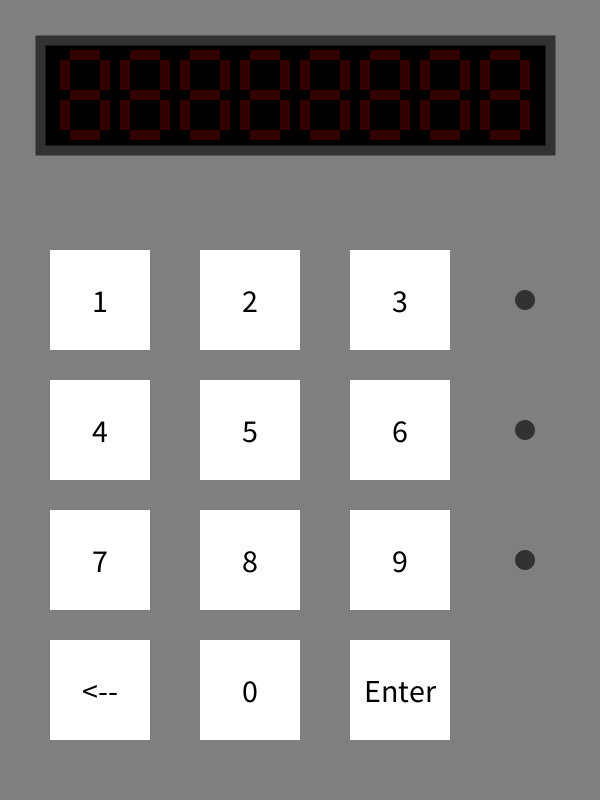
Frame 1 (no input)
Frame 60 (the mouse pressed at the canvas centre just before this capture): identical to frame 1, image omitted
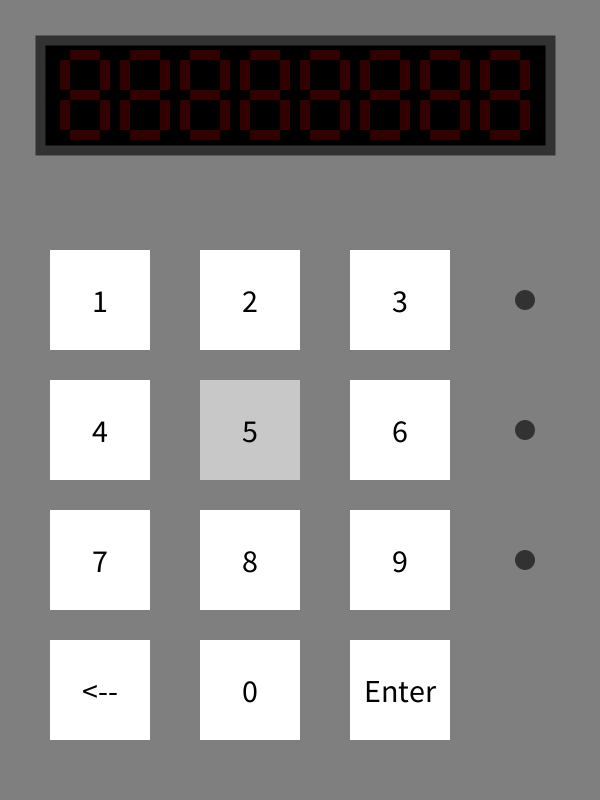
Frame 120 (the mouse held since frame 60 and released just before this capture)

The Processing sketch that drew these frames (run headless with seeded random() and noise(); from frame 60 on, the mouse is pressed at the canvas centre):

// Processing sketch: Key_Code
// ── Key_Code.pde
Button[] Buttons;
Light[] Lights;
Screen Display;
String WantedString = "12345";

void setup() {
  size(600, 800);
  Display = new Screen(50, 50, 500, 100);
  Buttons = new Button[12];
  for (int i = 0; i < 10; i++) {
    Buttons[i] = new Button(50+(i%3*150), 250+floor(i/3)*130, 100, (i+1));
  }
  Buttons[9] = new Button(200, 640, 100, 0);
  Buttons[10] = new Button(50, 640, 100, -1);
  Buttons[11] = new Button(350, 640, 100, -2);

  Lights = new Light[3];
  for (int i = 0; i < 3; i++) {
    Lights[i] = new Light(525, 300+i*130, 10);
  }
}

void draw() {
  background(127);
  Display.Show();
  for (int i = 0; i < 12; i++) {
    Buttons[i].Show();
  }
  for (int i = 0; i < 3; i++) {
    Lights[i].Show();
  }
  if (Display.Value.length() == 8) {
    print("Check");
  }
}

void mousePressed() {
  for (int i = 0; i < 12; i++) {
    if (Buttons[i].Intersect(mouseX, mouseY)) {
      Buttons[i].Selected = true;
      break;
    }
  }
}

void mouseReleased() {
  for (int i = 0; i < 12; i++) {
    if (Buttons[i].Selected) {
      Buttons[i].Selected = false;
      if (Display.Value.length() < 8) {
        if (Buttons[i].Value != -1 && Buttons[i].Value != -2) {
          if (Display.Value.length() != 8) {
            Display.Value += str(Buttons[i].Value);
          }
        } else if (Buttons[i].Value == -1) {
          if (Display.Value.length() > 0) {
            Display.Value = Display.Value.substring(0, Display.Value.length()-1);
          }
        } else {
          CheckCode();
        }
      }
    }
  }
}

void CheckCode() {
  if (Display.Value.equals(WantedString)) {
    for (int i = 0; i < 3; i++) {
      Lights[i].Correct = "True";
    }
  } else {
    for (int i = 0; i < 3; i++) {
      if (Lights[i].Correct != "False") {
        Lights[i].Correct = "False";
        Display.Value = "";
        break;
      }
    }
  }
}

// ── Button_Class.pde
class Button {
  PVector Position;
  float Width;
  float Height;
  int Value;
  boolean Selected;

  Button(float X, float Y, float W, int value) {
    Position = new PVector(X, Y);
    Width = Height = W;
    Value = value;
  }

  void Show() {
    if (Selected) {
      fill(200);
    } else {
      fill(255);
    }
    strokeWeight(1);
    rect(Position.x, Position.y, Width, Height);
    textAlign(CENTER, CENTER);
    textSize(32);
    fill(0);
    if (Value != -1 && Value != -2) {
      text(Value, Position.x+Width/2, Position.y+Height/2);
    } else if (Value == -1) {
      text("<--", Position.x+Width/2, Position.y+Height/2);
    } else {
      text("Enter", Position.x+Width/2, Position.y+Height/2);
    }
  }

  boolean Intersect(int X, int Y) {
    return (X >= Position.x && X <= Position.x+Width && Y >= Position.y && Y <= Position.y+Height);
  }
}

// ── Light_Class.pde
class Light {
  PVector Position;
  float Radius;
  String Correct;
  
  Light(float X, float Y, float R) {
    Position = new PVector(X,Y);
    Radius = R;
    Correct = null;
  }
  
  void Show() {
    if (Correct == null) {
      fill(50);
    } else if (Correct == "False") {
      fill(255,0,0);
    } else {
      fill(0,255,0);
    }
    ellipse(Position.x,Position.y,Radius*2,Radius*2);
  }
}

// ── Screen_Class.pde
class Screen {
  PVector Position;
  float Width;
  float Height;
  String Value;
  SevenSegment[] Sevens;

  Screen(float X, float Y, float W, float H) {
    Position = new PVector(X, Y);
    Width = W;
    Height = H;
    Value = "";
    Sevens = new SevenSegment[8];
    for (int i = 0; i < 8; i++) {
      Sevens[i] = new SevenSegment(Position.x+430 - i*60, Position.y, 50, 90);
    }
  }

  void Show() {
    strokeWeight(10);
    stroke(50);
    fill(0);
    rect(Position.x-10, Position.y-10, Width+10, Height+10);
    for (int i = 0; i < 8; i++) {
      if (Value.length() > i) {
        Sevens[i].Show(str(Value.charAt(i)));
      } else {
        Sevens[i].Show("Nope");
      }
    }
  }
}

// ── Segment_Display_Class.pde
class SevenSegment {
  PVector Position;
  float Width;
  float Height;
  Box[] Boxes;
  int[] HexNumbers = {0x7E, 0x30, 0x6D, 0x79, 0x33, 0x5B, 0x5F, 0x70, 0x7F, 0x7B};

  SevenSegment(float X, float Y, float W, float H) {
    Position = new PVector(X, Y);
    Width = W;
    Height = H;
    Boxes = new Box[7];
    float He = 0.6*W;
    float Wi = 0.2*W;
    Boxes[0] = new Box("Horizontal", Wi, He, 0.2*W, 0);
    Boxes[1] = new Box("Vertical", Wi, He, 0.8*W, 0.2*W);
    Boxes[2] = new Box("Vertical", Wi, He, 0.8*W, W);
    Boxes[3] = new Box("Horizontal", Wi, He, 0.2*W, 1.6*W);
    Boxes[4] = new Box("Vertical", Wi, He, 0, W);
    Boxes[5] = new Box("Vertical", Wi, He, 0, 0.2*W);
    Boxes[6] = new Box("Horizontal", Wi, He, 0.2*W, 0.8*W);
  }

  void Show(String N) {
    pushMatrix();
    translate(Position.x, Position.y);
    if (N.equals("Nope")) {
      for (Box Current : Boxes) {
        Current.Show(false);
      }
    } else {
      int Binary = HexNumbers[int(N)];
      for (Box Current : Boxes) {
        if (binary(Binary, 7).charAt(0) == '1') {
          Current.Show(true);
        } else {
          Current.Show(false);
        }
        Binary = Binary << 1;
      }
    }
    popMatrix();
  }
}






class Box {
  boolean Orientation;
  float Width;
  float Height;
  PVector Position;
  // True = Vertical, False = Horizontal
  Box(String Orient, float Value1, float Value2, float X, float Y) {
    Position = new PVector(X, Y);
    if (Orient == "Vertical") {
      Orientation = true;
    } else {
      Orientation = false;
    }
    Height = Value2;
    Width = Value1;
    if (Orientation == false) {
      Height = Value1;
      Width = Value2;
    }
  }

  void Show(boolean Result) {
    fill(255, 0, 0, 50);
    if (Result == true) {
      fill(255, 0, 0);
    }
    noStroke();
    rect(Position.x, Position.y, Width, Height);
  }
}
